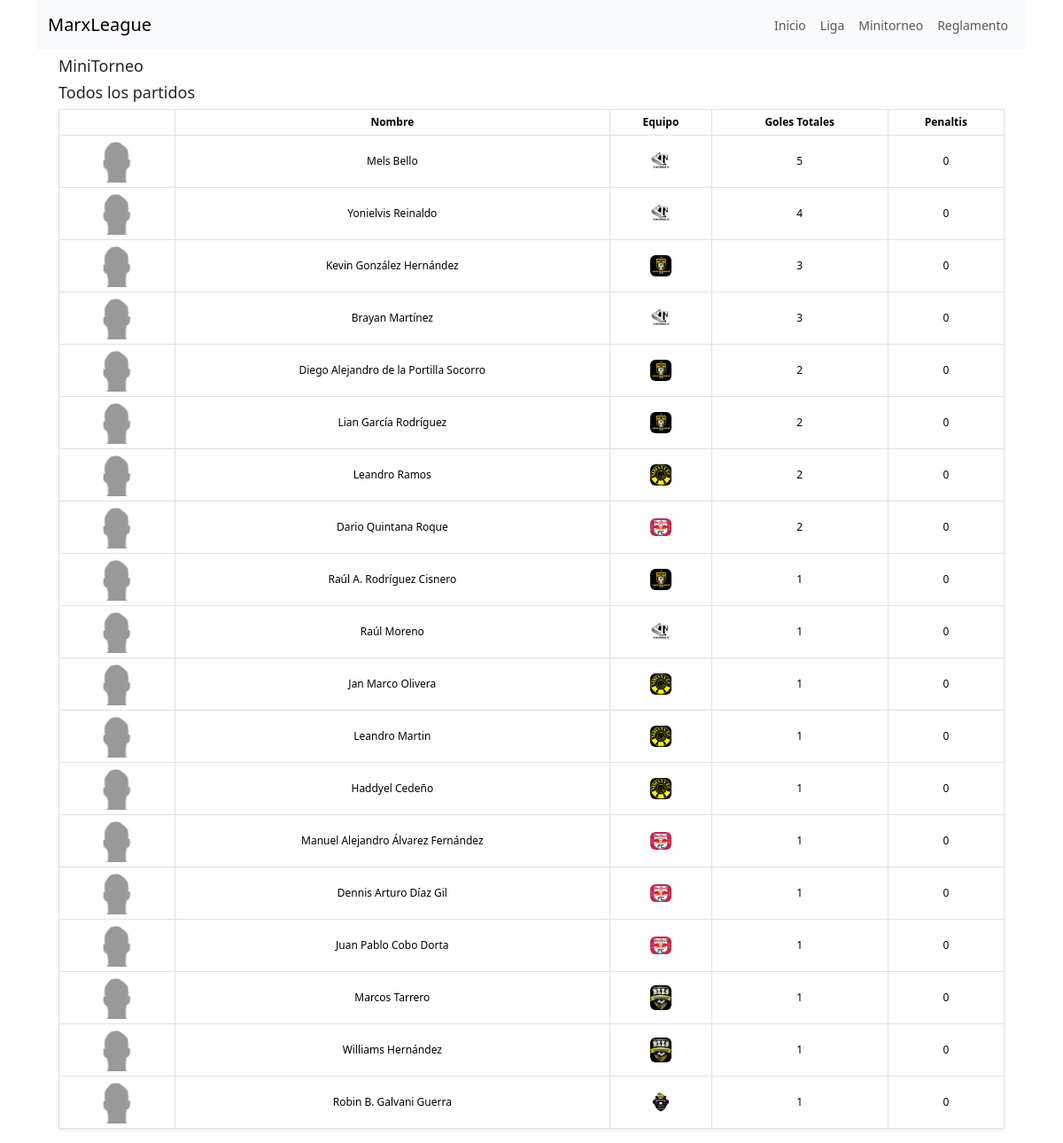
The app's page /stats/minitorneo with its own data.
### futbol/models/league.py (models this page shows, shortened)
class League(models.Model):
    name = models.CharField(max_length=100, unique=True, default="Nombre")
    slug = models.SlugField(max_length=100, unique=True, blank=True, null=True)
    teams = models.ManyToManyField('Team', related_name='leagues')

### futbol/models/player.py (models this page shows, shortened)
class Player(models.Model):
    name = models.CharField(max_length=100, unique=True, default="Nombre")
    grade = models.CharField(max_length=50, null=True, blank=True)
    imagen = models.CharField(max_length=100, null=True, blank=True)
    alias = models.CharField(max_length=50, null=True, blank=True)

### futbol/views/pages/stats_menu_option_page.py (the view)
# urls.py: path("stats/<slug:league_slug>", StatsMenuOptionPageView.as_view(), name="stats_page"),
class StatsMenuOptionPageView(TemplateView):
    template_name = "pages/stats_menu_option_page.html"
    def get_context_data(self, **kwargs):
        context = super().get_context_data(**kwargs)
        league = League.objects.get(slug=self.kwargs.get('league_slug'))
        stats_goals_view = StatsGoalsView(**kwargs)
        stats_goals_context = stats_goals_view.get_context_data(request=self.request, league_slug=self.kwargs.get('league_slug'),limits=5, show_details=True)
        stats_goals_view = render_to_string(stats_goals_view.template_name, stats_goals_context)
        context['stats_goals_view'] = stats_goals_view
        context['league'] = league
        return context

### futbol/templates/views/stats_goals_view.html (shortened to what this page needs)
{% load static %}
<table class="table table-bordered table-condensed shadow-sm">
  <thead>
    <tr>
      <th class="text-center"></th>
      <th class="text-center">Nombre</th>
      <th class="text-center">Equipo</th>
      <th class="text-center">Goles Totales</th>
      <th class="text-center">Penaltis</th>
    </tr>
  </thead>
  <tbody>
    {% for goal in goals %}
      <tr>
        <td class="text-center">
          <img style="height: 48; width: 48px" src="{% static 'futbol/images/players/' %}{{ goal.player__imagen|default:'na' }}.png" class="rounded" alt="Logo" /> <br />
        </td>
        <td class="text-center align-middle">{{ goal.player__name }}</td>
        <td class="text-center align-middle">
          <img style="height: 24; width: 24px" src="{% static 'futbol/images/logos/' %}{{ goal.player__playerleagueteam__team__imagen|default:'na' }}.png" class="rounded" alt="Logo" />
        </td>
        <td class="text-center align-middle">{{ goal.goals }}</td>
        <td class="text-center align-middle">{{ goal.penalties }}</td>
      </tr>
    {% endfor %}
  </tbody>
</table>

### futbol/templates/pages/stats_menu_option_page.html (shortened to what this page needs)
{% extends './base.html' %}
{% block content %}
<div class="container">
    <div class="row mt-2">
      <div class="col-md">
        <h1>{{ league.name}}</h1>
        <h3>Todos los partidos</h3>
        {{ stats_goals_view }}
      </div>
  </div>
</div>
{% endblock %}

### static/css/style.css (style rules this page uses)
body { font-size: 14px; }
h1, h2, h3, h4, h5, h6 { font-size: 18px; color: var(--primary-color); }
.table { font-size: 12px; border-spacing: 0; border-collapse: collapse; }
.table th, .table td { padding: 5px; }

### records on screen
League: name "MiniTorneo"
Player: player__name "Mels Bello", goals "5", penalties "0"
Player: player__name "Yonielvis Reinaldo", goals "4", penalties "0"
Player: player__name "Kevin González Hernández", goals "3", penalties "0"
Player: player__name "Brayan Martínez", goals "3", penalties "0"
Player: player__name "Diego Alejandro de la Portilla Socorro", goals "2", penalties "0"
Player: player__name "Lian García Rodríguez", goals "2", penalties "0"
Player: player__name "Leandro Ramos", goals "2", penalties "0"
Player: player__name "Dario Quintana Roque", goals "2", penalties "0"
Player: player__name "Raúl A. Rodríguez Cisnero", goals "1", penalties "0"
Player: player__name "Raúl Moreno", goals "1", penalties "0"
Player: player__name "Jan Marco Olivera", goals "1", penalties "0"
Player: player__name "Leandro Martin", goals "1", penalties "0"
Player: player__name "Haddyel Cedeño", goals "1", penalties "0"
Player: player__name "Manuel Alejandro Álvarez Fernández", goals "1", penalties "0"
Player: player__name "Dennis Arturo Díaz Gil", goals "1", penalties "0"
Player: player__name "Juan Pablo Cobo Dorta", goals "1", penalties "0"
Player: player__name "Marcos Tarrero", goals "1", penalties "0"
Player: player__name "Williams Hernández", goals "1", penalties "0"
Player: player__name "Robin B. Galvani Guerra", shows a picture, goals "1", penalties "0"
